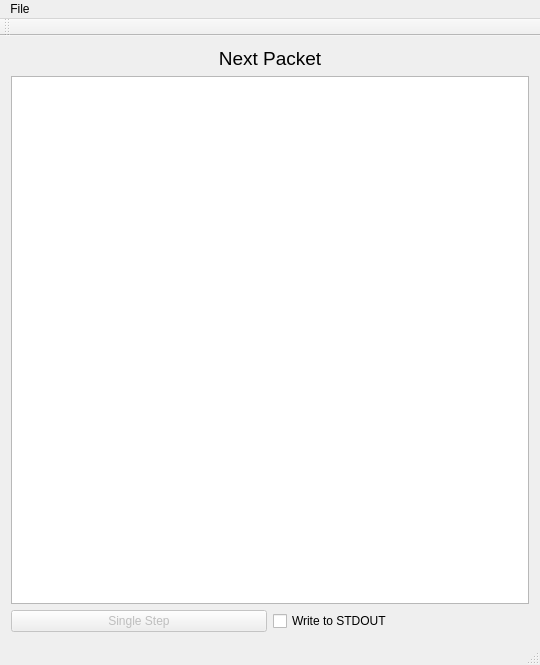
<?xml version="1.0" encoding="UTF-8"?>
<ui version="4.0">
 <class>MainWindow</class>
 <widget class="QMainWindow" name="MainWindow">
  <property name="enabled">
   <bool>true</bool>
  </property>
  <property name="geometry">
   <rect>
    <x>0</x>
    <y>0</y>
    <width>540</width>
    <height>665</height>
   </rect>
  </property>
  <property name="windowTitle">
   <string>MainWindow</string>
  </property>
  <widget class="QWidget" name="centralWidget">
   <layout class="QGridLayout" name="gridLayout">
    <item row="0" column="0">
     <layout class="QVBoxLayout" name="verticalLayout">
      <property name="sizeConstraint">
       <enum>QLayout::SetMinimumSize</enum>
      </property>
      <item>
       <widget class="QLabel" name="label">
        <property name="font">
         <font>
          <pointsize>14</pointsize>
         </font>
        </property>
        <property name="text">
         <string>Next Packet</string>
        </property>
        <property name="alignment">
         <set>Qt::AlignCenter</set>
        </property>
       </widget>
      </item>
      <item>
       <widget class="QTextEdit" name="textEdit">
        <property name="readOnly">
         <bool>true</bool>
        </property>
       </widget>
      </item>
      <item>
       <layout class="QHBoxLayout" name="horizontalLayout">
        <item>
         <widget class="QPushButton" name="stepBtn">
          <property name="enabled">
           <bool>false</bool>
          </property>
          <property name="text">
           <string>Single Step</string>
          </property>
         </widget>
        </item>
        <item>
         <widget class="QCheckBox" name="stdoutChk">
          <property name="text">
           <string>Write to STDOUT</string>
          </property>
         </widget>
        </item>
       </layout>
      </item>
     </layout>
    </item>
   </layout>
  </widget>
  <widget class="QMenuBar" name="menuBar">
   <property name="geometry">
    <rect>
     <x>0</x>
     <y>0</y>
     <width>540</width>
     <height>21</height>
    </rect>
   </property>
   <widget class="QMenu" name="menuFile">
    <property name="title">
     <string>File</string>
    </property>
    <addaction name="actionOpen"/>
    <addaction name="separator"/>
    <addaction name="actionQuit"/>
   </widget>
   <addaction name="menuFile"/>
  </widget>
  <widget class="QToolBar" name="mainToolBar">
   <attribute name="toolBarArea">
    <enum>TopToolBarArea</enum>
   </attribute>
   <attribute name="toolBarBreak">
    <bool>false</bool>
   </attribute>
  </widget>
  <widget class="QStatusBar" name="statusBar"/>
  <action name="actionOpen">
   <property name="text">
    <string>Open</string>
   </property>
   <property name="toolTip">
    <string>Open a data file</string>
   </property>
   <property name="shortcut">
    <string>Ctrl+O</string>
   </property>
  </action>
  <action name="actionQuit">
   <property name="text">
    <string>Quit</string>
   </property>
   <property name="toolTip">
    <string>Exit the program</string>
   </property>
   <property name="shortcut">
    <string>Ctrl+Q</string>
   </property>
  </action>
 </widget>
 <layoutdefault spacing="6" margin="11"/>
 <resources/>
 <connections>
  <connection>
   <sender>actionQuit</sender>
   <signal>activated()</signal>
   <receiver>MainWindow</receiver>
   <slot>close()</slot>
   <hints>
    <hint type="sourcelabel">
     <x>-1</x>
     <y>-1</y>
    </hint>
    <hint type="destinationlabel">
     <x>269</x>
     <y>332</y>
    </hint>
   </hints>
  </connection>
  <connection>
   <sender>actionOpen</sender>
   <signal>activated()</signal>
   <receiver>MainWindow</receiver>
   <slot>openFile()</slot>
   <hints>
    <hint type="sourcelabel">
     <x>-1</x>
     <y>-1</y>
    </hint>
    <hint type="destinationlabel">
     <x>269</x>
     <y>332</y>
    </hint>
   </hints>
  </connection>
  <connection>
   <sender>stepBtn</sender>
   <signal>clicked()</signal>
   <receiver>MainWindow</receiver>
   <slot>step()</slot>
   <hints>
    <hint type="sourcelabel">
     <x>136</x>
     <y>626</y>
    </hint>
    <hint type="destinationlabel">
     <x>269</x>
     <y>332</y>
    </hint>
   </hints>
  </connection>
 </connections>
 <slots>
  <slot>openFile()</slot>
  <slot>step()</slot>
 </slots>
</ui>
